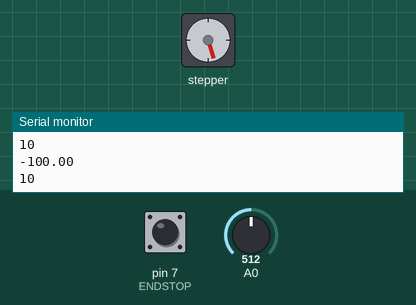
Bench run of a sketch on a simulated Arduino Uno, built with avr-gcc and run on an emulated ATmega328P. Parts: stepper motor, the last lines printed to the serial monitor. Wiring (inferred from the names in the program): stepper motor driver (200 steps per turn assumed): step pin 9; direction pin 8. Inputs (shaded band) come from the test bench; at power-on: A0 = 512, pin 7 (ENDSTOP) LOW.

Above: at 1.2 s.
1.3 s: A0 set to 716
At 1.67 s:
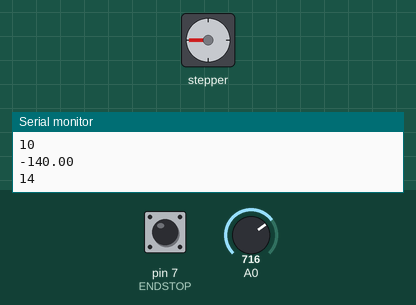
4.3 s: pin 7 (ENDSTOP) pulled HIGH for 0.25 s
At 5.42 s:
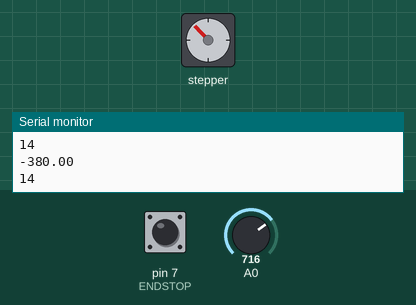
7.3 s: A0 set to 900
At 7.58 s:
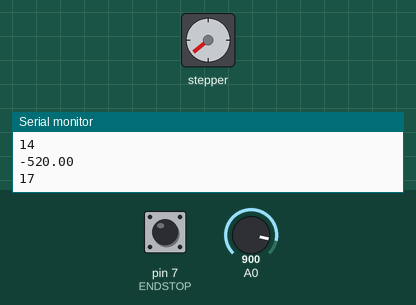
10.3 s: pin 7 (ENDSTOP) pulled HIGH for 1 s
14.3 s: pin 7 (ENDSTOP) pulled HIGH for 0.25 s
Timing chart, 0 to 18.5 s (numbered marks = the images above; inputs shaded):
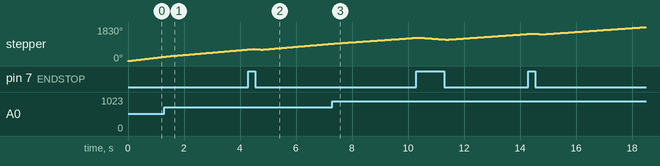

The sketch:

slide.ino
```cpp
// (licence header left out)
#include <Arduino.h>

#define DIR 8
#define STEP 9
#define ENDSTOP 7
int stepDelay;


int endstopValue = 0;
bool forward = true;
float stepCount = 0;  // number of steps the motor has taken

void setup() {
    pinMode(ENDSTOP, INPUT);
    pinMode(STEP, OUTPUT);
    pinMode(DIR, OUTPUT);
    digitalWrite(DIR, HIGH);
    Serial.begin(9600);
}

void simpleMove(int steps,int interval) {
  for (int i = 0; i < steps; i++) {
    digitalWrite(STEP, HIGH);
    digitalWrite(STEP, LOW);
    delay(interval);
  }
}

void loop() {
  int val = analogRead(A0);

  int stepDelay = map(val, 0, 1023, 1, 20);
  int stoper = digitalRead(ENDSTOP);
  if(stepCount <= 0) {
    forward = true;
    digitalWrite(DIR, LOW);
  }
  if(stoper < 1) {
    forward = false;
    digitalWrite(DIR, HIGH);
  }
  if (stepDelay > 0) {
    Serial.println(stepCount);
    Serial.println(stepDelay);
    simpleMove(20, stepDelay);
    if(forward) {
      stepCount+=20;
    } else {
      stepCount-=20;
    }
  }

}
```
